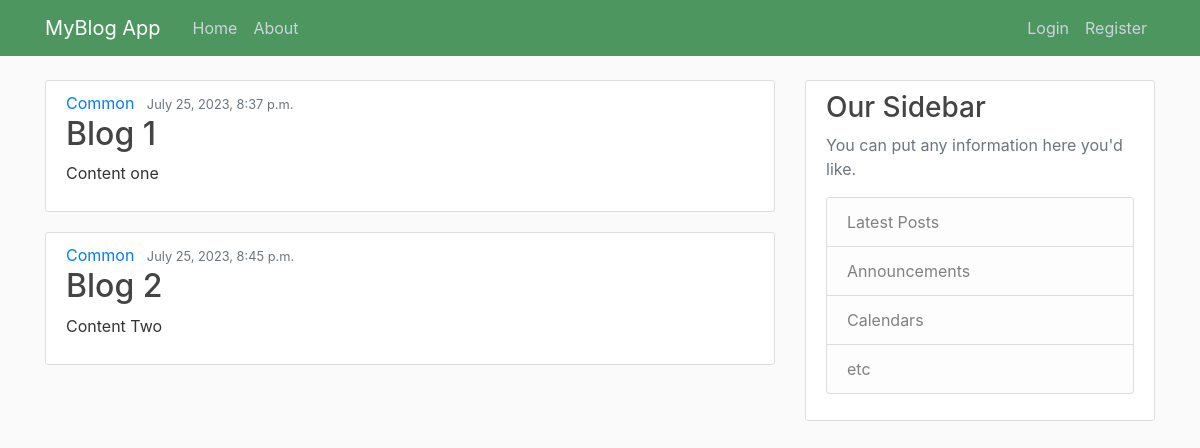
The app's page /, older data.
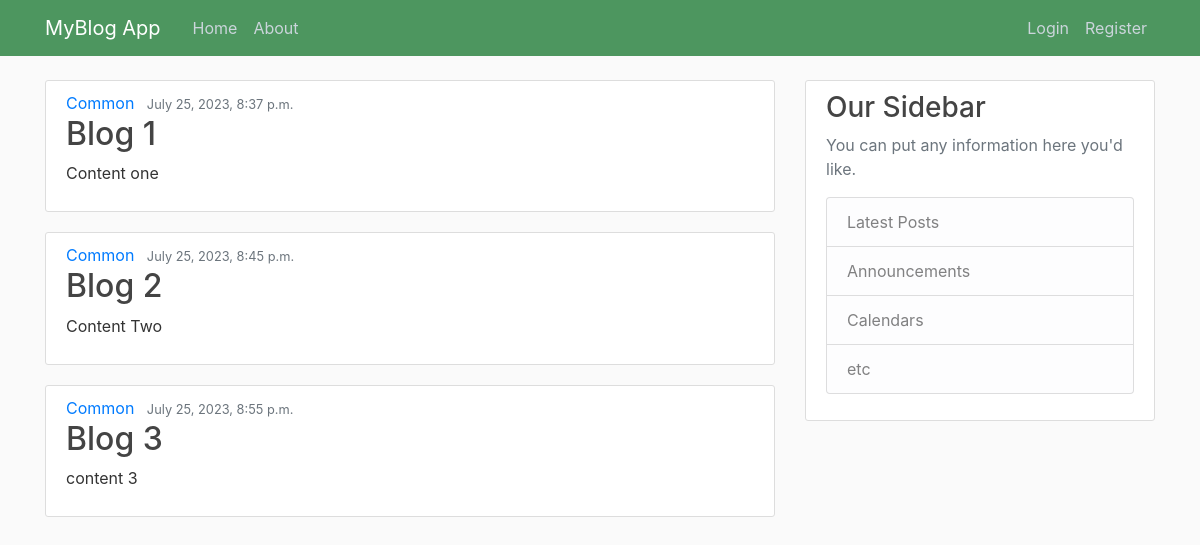
The same page, newer data.
### blogg/models.py (models this page shows, shortened)
class Post(models.Model):
    title=models.CharField(max_length=100)
    content= models.TextField()
    date_posted= models.DateTimeField(default=timezone.now)
    author= models.ForeignKey(User, on_delete=models.CASCADE)

### blogg/views.py (the view)
# urls.py: 2. Add a URL to urlpatterns:  path('', views.home, name='home')
def home(request):
    context={
        'posts':Post.objects.all()
    }
    return render(request, 'blogg/home.html',context)

### blogg/templates/blogg/home.html
{% extends "blogg/base.html"%}
{% block content %}
  {% for post in posts %}
  <article class="media content-section">
    <div class="media-body">
      <div class="article-metadata">
        <a class="mr-2" href="#">{{ post.author }}</a>
        <small class="text-muted">{{ post.date_posted }}</small>
      </div>
      <h2><a class="article-title" href="#">{{ post.title }}</a></h2>
      <p class="article-content">{{ post.content }}</p>
    </div>
  </article>
  {% endfor %}
  {% endblock content %}

Row changes from the older to the newer data that the page shows:
added Post: author "Common", date_posted "July 25, 2023, 8:55 p.m.", title "Blog 3", content "content 3"
